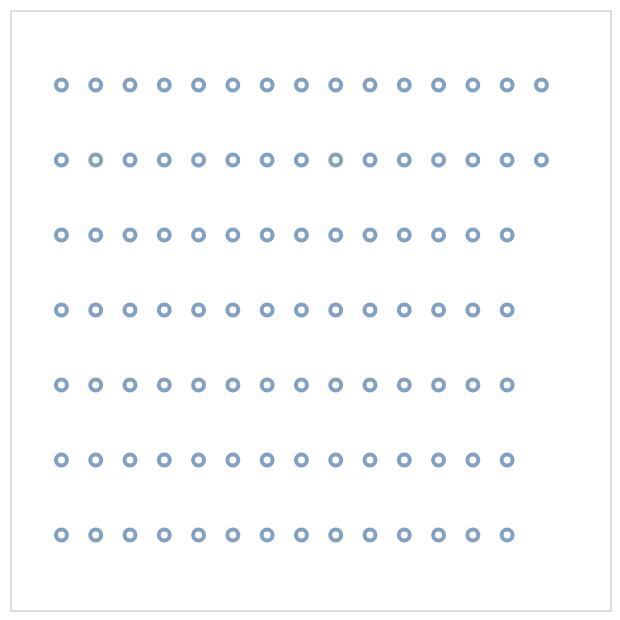

Specify this chart in Vega-Lite:
### Vega-Lite specification from a JSON file in a GitHub repository (floating-point values rounded to 4 significant figures)
{"$schema": "https://vega.github.io/schema/vega-lite/v5.json", "data": {"values": [{"y": 7, "x": 1, "group": "id", "width": 16, "offset": 0, "id": 1, "time": 1}, {"y": 6, "x": 1, "group": "id", "width": 16, "offset": 0, "id": 2, "time": 1}, {"y": 5, "x": 1, "group": "id", "width": 16, "offset": 0, "id": 3, "time": 1}, {"y": 4, "x": 1, "group": "id", "width": 16, "offset": 0, "id": 4, "time": 1}, {"y": 3, "x": 1, "group": "id", "width": 16, "offset": 0, "id": 5, "time": 1}, {"y": 2, "x": 1, "group": "id", "width": 16, "offset": 0, "id": 6, "time": 1}, {"y": 1, "x": 1, "group": "id", "width": 16, "offset": 0, "id": 7, "time": 1}, {"y": 7, "x": 2, "group": "id", "width": 16, "offset": 0, "id": 8, "time": 1}, {"y": 6, "x": 2, "group": "id", "width": 16, "offset": 0, "id": 9, "time": 1}, {"y": 5, "x": 2, "group": "id", "width": 16, "offset": 0, "id": 10, "time": 1}, {"y": 4, "x": 2, "group": "id", "width": 16, "offset": 0, "id": 11, "time": 1}, {"y": 3, "x": 2, "group": "id", "width": 16, "offset": 0, "id": 12, "time": 1}, {"y": 2, "x": 2, "group": "id", "width": 16, "offset": 0, "id": 13, "time": 1}, {"y": 1, "x": 2, "group": "id", "width": 16, "offset": 0, "id": 14, "time": 1}, {"y": 7, "x": 3, "group": "id", "width": 16, "offset": 0, "id": 15, "time": 1}, {"y": 6, "x": 3, "group": "id", "width": 16, "offset": 0, "id": 16, "time": 1}, {"y": 5, "x": 3, "group": "id", "width": 16, "offset": 0, "id": 17, "time": 1}, {"y": 4, "x": 3, "group": "id", "width": 16, "offset": 0, "id": 18, "time": 1}, {"y": 3, "x": 3, "group": "id", "width": 16, "offset": 0, "id": 19, "time": 1}, {"y": 2, "x": 3, "group": "id", "width": 16, "offset": 0, "id": 20, "time": 1}, {"y": 1, "x": 3, "group": "id", "width": 16, "offset": 0, "id": 21, "time": 1}, {"y": 7, "x": 4, "group": "id", "width": 16, "offset": 0, "id": 22, "time": 1}, {"y": 6, "x": 4, "group": "id", "width": 16, "offset": 0, "id": 23, "time": 1}, {"y": 5, "x": 4, "group": "id", "width": 16, "offset": 0, "id": 24, "time": 1}, {"y": 4, "x": 4, "group": "id", "width": 16, "offset": 0, "id": 25, "time": 1}, {"y": 3, "x": 4, "group": "id", "width": 16, "offset": 0, "id": 26, "time": 1}, {"y": 2, "x": 4, "group": "id", "width": 16, "offset": 0, "id": 27, "time": 1}, {"y": 1, "x": 4, "group": "id", "width": 16, "offset": 0, "id": 28, "time": 1}, {"y": 7, "x": 5, "group": "id", "width": 16, "offset": 0, "id": 29, "time": 1}, {"y": 6, "x": 5, "group": "id", "width": 16, "offset": 0, "id": 30, "time": 1}, {"y": 5, "x": 5, "group": "id", "width": 16, "offset": 0, "id": 31, "time": 1}, {"y": 4, "x": 5, "group": "id", "width": 16, "offset": 0, "id": 32, "time": 1}, {"y": 3, "x": 5, "group": "id", "width": 16, "offset": 0, "id": 33, "time": 1}, {"y": 2, "x": 5, "group": "id", "width": 16, "offset": 0, "id": 34, "time": 1}, {"y": 1, "x": 5, "group": "id", "width": 16, "offset": 0, "id": 35, "time": 1}, {"y": 7, "x": 6, "group": "id", "width": 16, "offset": 0, "id": 36, "time": 1}, {"y": 6, "x": 6, "group": "id", "width": 16, "offset": 0, "id": 37, "time": 1}, {"y": 5, "x": 6, "group": "id", "width": 16, "offset": 0, "id": 38, "time": 1}, {"y": 4, "x": 6, "group": "id", "width": 16, "offset": 0, "id": 39, "time": 1}, {"y": 3, "x": 6, "group": "id", "width": 16, "offset": 0, "id": 40, "time": 1}, {"y": 2, "x": 6, "group": "id", "width": 16, "offset": 0, "id": 41, "time": 1}, {"y": 1, "x": 6, "group": "id", "width": 16, "offset": 0, "id": 42, "time": 1}, {"y": 7, "x": 7, "group": "id", "width": 16, "offset": 0, "id": 43, "time": 1}, {"y": 6, "x": 7, "group": "id", "width": 16, "offset": 0, "id": 44, "time": 1}, {"y": 5, "x": 7, "group": "id", "width": 16, "offset": 0, "id": 45, "time": 1}, {"y": 4, "x": 7, "group": "id", "width": 16, "offset": 0, "id": 46, "time": 1}, {"y": 3, "x": 7, "group": "id", "width": 16, "offset": 0, "id": 47, "time": 1}, {"y": 2, "x": 7, "group": "id", "width": 16, "offset": 0, "id": 48, "time": 1}, {"y": 1, "x": 7, "group": "id", "width": 16, "offset": 0, "id": 49, "time": 1}, {"y": 7, "x": 8, "group": "id", "width": 16, "offset": 0, "id": 50, "time": 1}, {"y": 6, "x": 8, "group": "id", "width": 16, "offset": 0, "id": 51, "time": 1}, {"y": 5, "x": 8, "group": "id", "width": 16, "offset": 0, "id": 52, "time": 1}, {"y": 4, "x": 8, "group": "id", "width": 16, "offset": 0, "id": 53, "time": 1}, {"y": 3, "x": 8, "group": "id", "width": 16, "offset": 0, "id": 54, "time": 1}, {"y": 2, "x": 8, "group": "id", "width": 16, "offset": 0, "id": 55, "time": 1}, {"y": 1, "x": 8, "group": "id", "width": 16, "offset": 0, "id": 56, "time": 1}, {"y": 7, "x": 9, "group": "id", "width": 16, "offset": 0, "id": 57, "time": 1}, {"y": 6, "x": 9, "group": "id", "width": 16, "offset": 0, "id": 58, "time": 1}, {"y": 5, "x": 9, "group": "id", "width": 16, "offset": 0, "id": 59, "time": 1}, {"y": 4, "x": 9, "group": "id", "width": 16, "offset": 0, "id": 60, "time": 1}, {"y": 3, "x": 9, "group": "id", "width": 16, "offset": 0, "id": 61, "time": 1}, {"y": 2, "x": 9, "group": "id", "width": 16, "offset": 0, "id": 62, "time": 1}, {"y": 1, "x": 9, "group": "id", "width": 16, "offset": 0, "id": 63, "time": 1}, {"y": 7, "x": 10, "group": "id", "width": 16, "offset": 0, "id": 64, "time": 1}, {"y": 6, "x": 10, "group": "id", "width": 16, "offset": 0, "id": 65, "time": 1}, {"y": 5, "x": 10, "group": "id", "width": 16, "offset": 0, "id": 66, "time": 1}, {"y": 4, "x": 10, "group": "id", "width": 16, "offset": 0, "id": 67, "time": 1}, {"y": 3, "x": 10, "group": "id", "width": 16, "offset": 0, "id": 68, "time": 1}, {"y": 2, "x": 10, "group": "id", "width": 16, "offset": 0, "id": 69, "time": 1}, {"y": 1, "x": 10, "group": "id", "width": 16, "offset": 0, "id": 70, "time": 1}, {"y": 7, "x": 11, "group": "id", "width": 16, "offset": 0, "id": 71, "time": 1}, {"y": 6, "x": 11, "group": "id", "width": 16, "offset": 0, "id": 72, "time": 1}, {"y": 5, "x": 11, "group": "id", "width": 16, "offset": 0, "id": 73, "time": 1}, {"y": 4, "x": 11, "group": "id", "width": 16, "offset": 0, "id": 74, "time": 1}, {"y": 3, "x": 11, "group": "id", "width": 16, "offset": 0, "id": 75, "time": 1}, {"y": 2, "x": 11, "group": "id", "width": 16, "offset": 0, "id": 76, "time": 1}, {"y": 1, "x": 11, "group": "id", "width": 16, "offset": 0, "id": 77, "time": 1}, {"y": 7, "x": 12, "group": "id", "width": 16, "offset": 0, "id": 78, "time": 1}, {"y": 6, "x": 12, "group": "id", "width": 16, "offset": 0, "id": 79, "time": 1}, {"y": 5, "x": 12, "group": "id", "width": 16, "offset": 0, "id": 80, "time": 1}, {"y": 4, "x": 12, "group": "id", "width": 16, "offset": 0, "id": 81, "time": 1}, {"y": 3, "x": 12, "group": "id", "width": 16, "offset": 0, "id": 82, "time": 1}, {"y": 2, "x": 12, "group": "id", "width": 16, "offset": 0, "id": 83, "time": 1}, {"y": 1, "x": 12, "group": "id", "width": 16, "offset": 0, "id": 84, "time": 1}, {"y": 7, "x": 13, "group": "id", "width": 16, "offset": 0, "id": 85, "time": 1}, {"y": 6, "x": 13, "group": "id", "width": 16, "offset": 0, "id": 86, "time": 1}, {"y": 5, "x": 13, "group": "id", "width": 16, "offset": 0, "id": 87, "time": 1}, {"y": 4, "x": 13, "group": "id", "width": 16, "offset": 0, "id": 88, "time": 1}, {"y": 3, "x": 13, "group": "id", "width": 16, "offset": 0, "id": 89, "time": 1}, {"y": 2, "x": 13, "group": "id", "width": 16, "offset": 0, "id": 90, "time": 1}, {"y": 1, "x": 13, "group": "id", "width": 16, "offset": 0, "id": 91, "time": 1}, {"y": 7, "x": 14, "group": "id", "width": 16, "offset": 0, "id": 92, "time": 1}, {"y": 6, "x": 14, "group": "id", "width": 16, "offset": 0, "id": 93, "time": 1}, {"y": 5, "x": 14, "group": "id", "width": 16, "offset": 0, "id": 94, "time": 1}, {"y": 4, "x": 14, "group": "id", "width": 16, "offset": 0, "id": 95, "time": 1}, {"y": 3, "x": 14, "group": "id", "width": 16, "offset": 0, "id": 96, "time": 1}, {"y": 2, "x": 14, "group": "id", "width": 16, "offset": 0, "id": 97, "time": 1}, {"y": 1, "x": 14, "group": "id", "width": 16, "offset": 0, "id": 98, "time": 1}, {"y": 7, "x": 15, "group": "id", "width": 16, "offset": 0, "id": 99, "time": 1}, {"y": 6, "x": 15, "group": "id", "width": 16, "offset": 0, "id": 100, "time": 1}]}, "width": "container", "height": "container", "mark": "point", "encoding": {"x": {"field": "x", "scale": {"type": "linear", "domain": [-0.5, 17]}, "axis": null}, "y": {"field": "y", "scale": {"type": "linear", "domain": [0, 8]}, "axis": null}}}
